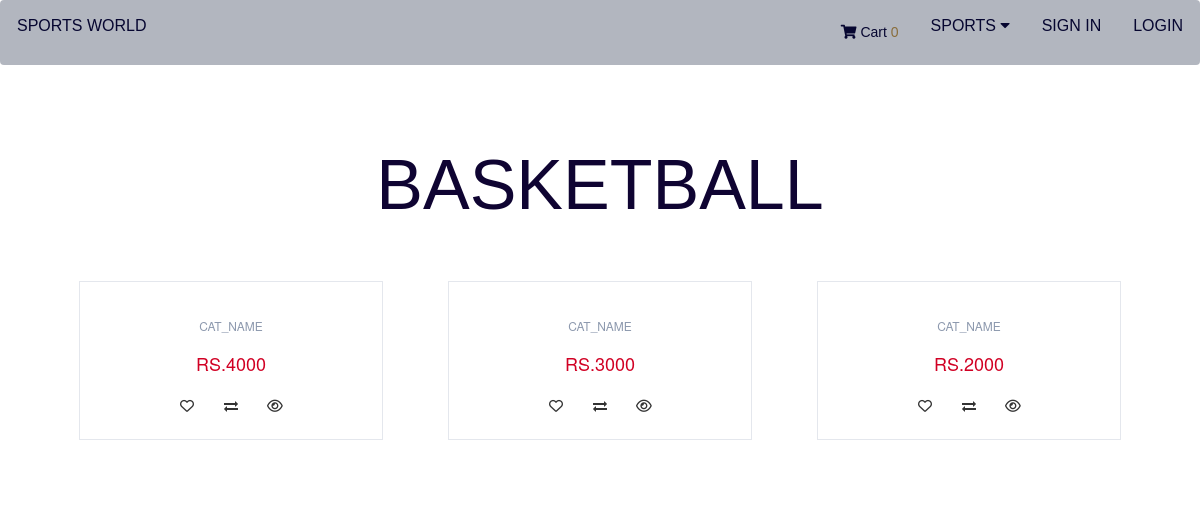
/basketball.php, run on the app's committed database.
### tables this page shows
CREATE TABLE `prdt` (
  `prdt_id` varchar(10) NOT NULL,
  `prdt_name` varchar(100) DEFAULT NULL,
  `prdt_specs` varchar(200) DEFAULT NULL,
  `qty_in_stock` int(11) DEFAULT NULL,
  `price` int(11) DEFAULT NULL,
  `catg_id` varchar(10) DEFAULT NULL,
  `sport_name` varchar(100) NOT NULL
);

### basketball.php (the view, shortened to what this page needs)
<!DOCTYPE html>
<html lang="en">
<head>
		<link type="text/css" rel="stylesheet" href="css/bootstrap.min.css"/>
		<link type="text/css" rel="stylesheet" href="css/slick.css"/>
		<link type="text/css" rel="stylesheet" href="css/slick-theme.css"/>
		<link type="text/css" rel="stylesheet" href="css/nouislider.min.css"/>
		<link rel="stylesheet" href="css/font-awesome.min.css">
    <link rel="stylesheet" href="styles.css">
		<link type="text/css" rel="stylesheet" href="css/accountbtn.css"/>
</head>
<body>
  <?php include 'head.php';?>
<div class="row" >
      <div class="small-12">
      <div class="product-display" style="margin:5%;">
      <h1>BASKETBALL</h1>
          <?php
          $product_query = "SELECT * FROM prdt where sport_name='basketball'";
          $run_query = mysqli_query($con,$product_query);
          if(mysqli_num_rows($run_query) > 0){
            while($row = mysqli_fetch_array($run_query)){
              $pro_id    = $row['id'];
              $pro_title = $row['product_name'];
              $pro_price = $row['price'];
              $pro_image = $row['product_image'];
              echo "
                      <div class='col-md-4 col-xs-6' style=' padding:3%;' >
                        <a href='product.php?p=$pro_id'>
                        <div class='product'>
                          <div class='product-img'>
                            <img src='new images/$pro_image' style='max-height:170px;' alt=''>
                          </div></a>
                          <div class='product-body'>
                            <p class='product-category'>cat_name</p>
                            <h3 class='product-name header-cart-item-name'><a href='product.php?p=$pro_id'>$pro_title</a></h3>
                            <h4 class='product-price header-cart-item-info'>RS.$pro_price</h4>
                            <div class='product-btns'>
                              <button class='add-to-wishlist'><i class='fa fa-heart-o'></i><span class='tooltipp'>add to wishlist</span></button>
                              <button class='add-to-compare'><i class='fa fa-exchange'></i><span class='tooltipp'>add to compare</span></button>
                              <button class='quick-view'><i class='fa fa-eye'></i><span class='tooltipp'>quick view</span></button>
                            </div>
                          </div>
                          <div class='add-to-cart'>
                            <button pid='$pro_id' id='product' class='add-to-cart-btn block2-btn-towishlist' href='#'><i class='fa fa-shopping-cart'></i> add to cart</button>
                          </div>
                        </div>
                      </div>
              ";
            }
          }
  ?>
 </body>
</html>

### styles.css (style rules this page uses)
.product { position: relative; margin: 15px 0px; -webkit-box-shadow: 0px 0px 0px 0px #E4E7ED, 0px 0px 0px 1px #E4E7ED; box-shadow: 0px 0px 0px 0px #E4E7ED, 0px 0px 0px 1px #E4E7ED; -webkit-transition: 0.2s all; transition: 0.2s all; }
.product .product-img { position: relative; }
.product .product-body { position: relative; padding: 15px; background-color: #FFF; text-align: center; z-index: 20; }
.product .product-body .product-category { text-transform: uppercase; font-size: 12px; color: #8D99AE; }
.product .product-body .product-price { color: #D10024; font-size: 18px; }
.product .product-body .product-btns>button { position: relative; width: 40px; height: 40px; line-height: 40px; background: transparent; border: none; -webkit-transition: 0.2s all; transition: 0.2s all; }
.product .add-to-cart { position: absolute; left: 1px; right: 1px; bottom: 1px; padding: 15px; background: #1e1f29; text-align: center; -webkit-transform: translateY(0%); -ms-transform: translateY(0%); transform: translateY(0%); -webkit-transition: 0.2s all; transition: 0.2s all; z-index: 2; }
.product .add-to-cart .add-to-cart-btn { position: relative; border: 2px solid transparent; height: 40px; padding: 0 30px; background-color: #ef233c; color: #FFF; text-transform: uppercase; font-weight: 700; border-radius: 40px; -webkit-transition: 0.2s all; transition: 0.2s all; }
.product-display h1 { color: rgb(15, 4, 50); text-align: center; font-family: 'Franklin Gothic Medium', 'Arial Narrow', Arial, sans-serif; font-size: 500%; }

### data on the page
prdt: price "4000"
prdt: price "3000"
prdt: price "2000"
